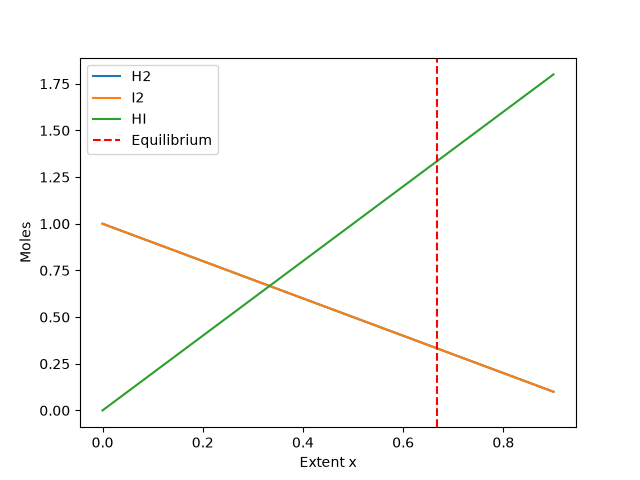

Generate this figure with Python:
"""
PW2 Lab B Part 4 -- chemical equilibrium via the equilibrium constant K.

Reaction  H2 + I2 <=> 2 HI, starting from 1 mol H2 and 1 mol I2.
As the reaction proceeds by an extent x:  H2 = 1-x,  I2 = 1-x,  HI = 2x.
At equilibrium the composition satisfies the equilibrium constant
        K = [HI]^2 / ([H2][I2]) = (2x)^2 / ((1-x)(1-x)).
Given K, find the extent x. Solve it TWO ways and compare.
Run:  python equilibrium.py
"""
import numpy as np
import matplotlib.pyplot as plt
from scipy.optimize import newton, minimize

K = 15.6
a = b = 1.0

import numpy as np
import matplotlib.pyplot as plt
from scipy.optimize import minimize, newton



K = 16.0 

def k_imbalance(x):
 
    return ((2*x)**2) / ((1-x)*(1-x)) - K

x_newton = newton(k_imbalance, 0.5)

def obj_func(x):
    return k_imbalance(x)**2


res_slsqp = minimize(obj_func, 0.5, method="SLSQP", bounds=[(0, 0.99)])
x_slsqp = res_slsqp.x[0]

print("Newton x:", x_newton)
print("SLSQP x:", x_slsqp)



h2_eq = 1 - x_slsqp
i2_eq = 1 - x_slsqp
hi_eq = 2 * x_slsqp

print("H2 eq:", h2_eq)
print("I2 eq:", i2_eq)
print("HI eq:", hi_eq)


x_vals = np.linspace(0, 0.9, 100)
h2_vals = 1 - x_vals
i2_vals = 1 - x_vals
hi_vals = 2 * x_vals

plt.figure()
plt.plot(x_vals, h2_vals, label="H2")
plt.plot(x_vals, i2_vals, label="I2")
plt.plot(x_vals, hi_vals, label="HI")
plt.axvline(x=x_slsqp, color='r', linestyle='--', label="Equilibrium")
plt.xlabel("Extent x")
plt.ylabel("Moles")
plt.legend()
plt.savefig("equilibrium.png")
